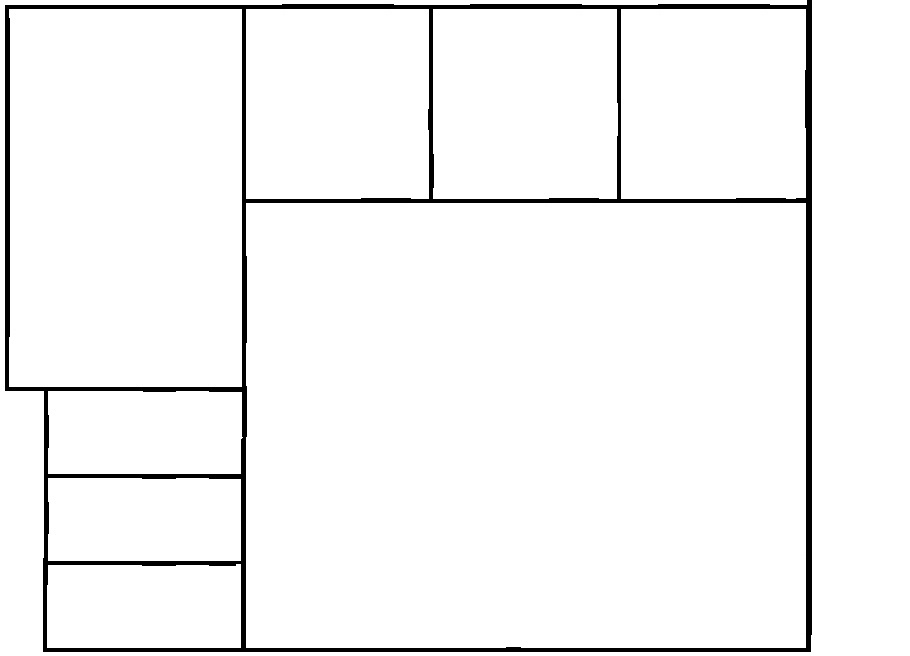
#> input picture images/ex1/rooms.jpg, 910 x 656 px, found by its file name
$ python room_extractor.py
#> lines starting #> are read from the running program, lines starting #| are printed output that depends on the picture; after the words box and inside, x2 and y2 are one past the last pixel; in counts of white or black regions, pixels touching at a corner belong together
"""
This script extracts rooms a floorplan based on a "rooms" image of its enclosed
rooms (see wall_joiner.py). Provide a PATH to store images and prevent files
being overwritten.

The image is first cropped manually to remove the outer borders. The implementation
of this is clumsy and homemade - need to find a proper algorithm at some point!

See https://stackoverflow.com/questions/57777368/how-to-detect-and-extract-rectangles-with-python-opencv
"""
import cv2
from pathlib import Path

PATH = "images/ex3/"

img = cv2.imread(f"{PATH}rooms.jpg", cv2.IMREAD_GRAYSCALE)
#> img is the input picture: shape (656, 910); min 0, max 255, mean 245.2
horizontal_crop = img.copy()
vertical_crop = img.copy()

# delete pixels from left across
for row in horizontal_crop:
    pix = 0
    while True:
        if pix == len(row):
            break
        if row[pix]:
            row[pix] = 0
        else:
            break
        pix += 1

# delete pixels from right across
for row in horizontal_crop:
    pix = len(row) - 1
    while True:
        if pix == len(row):
            break
        if row[pix]:
            row[pix] = 0
        else:
            break
        pix -= 1

# delete pixels from top down
for i in range(len(vertical_crop[0])):
    pix = 0
    while True:
        if pix == len(vertical_crop):
            break
        extra = 1 if i < len(vertical_crop[0]) - 1 else 0
        if vertical_crop[pix][i] and vertical_crop[pix][i + extra]:
            vertical_crop[pix][i] = 0
        else:
            break
        pix += 1
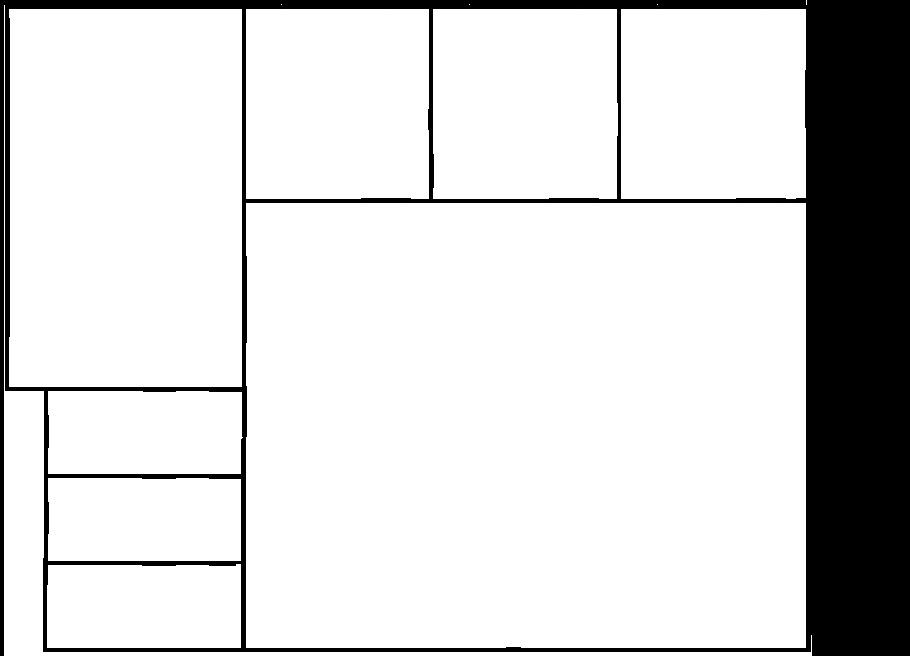
#> vertical_crop: shape (656, 910); 11.82% of pixels changed, all inside (x1, y1, x2, y2) = (0, 0, 910, 656)

# delete pixels from bottom up
for i in range(len(vertical_crop[0])):
    pix = len(vertical_crop) - 1
    while True:
        extra = 1 if i < len(vertical_crop[0]) - 1 else 0
        if vertical_crop[pix][i] and vertical_crop[pix][i + extra]:
            vertical_crop[pix][i] = 0
        else:
            break
        pix -= 1
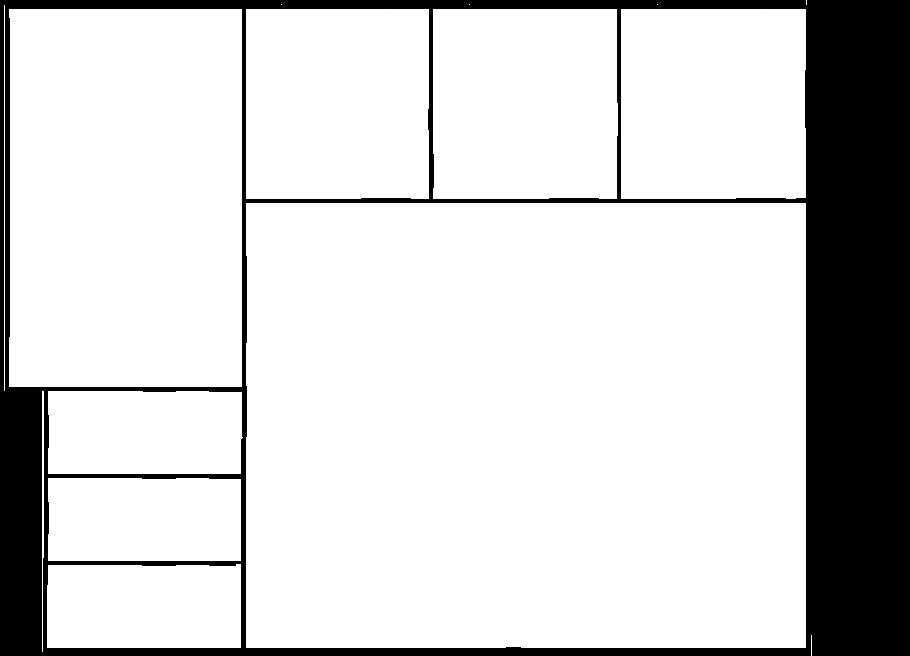
#> vertical_crop: shape (656, 910); 2.2% of pixels changed, all inside (x1, y1, x2, y2) = (4, 390, 811, 656)

cropped = img.copy()

# combine crops - removes white space on edge of image
for row in range(len(img)):
    for pix in range(len(img[0])):
        if not vertical_crop[row][pix] or not horizontal_crop[row][pix]:
            cropped[row][pix] = 0
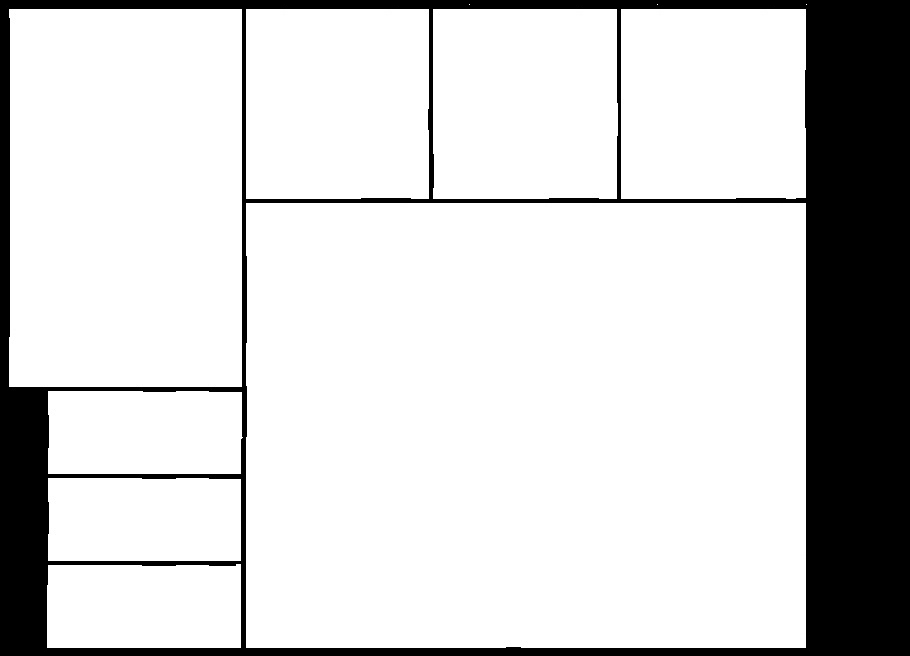
#> cropped: shape (656, 910); 14.17% of pixels changed, all inside (x1, y1, x2, y2) = (0, 0, 910, 656)

cropped = cv2.threshold(cropped, 120, 255, cv2.THRESH_BINARY)[1]
#> cropped: shape (656, 910); 82% white; 1 black region

cv2.imwrite(f"{PATH}6_cropped.jpg", cropped)

# load original for chopping up into rooms
original = cv2.imread(f"{PATH}original.jpg", cv2.IMREAD_GRAYSCALE)
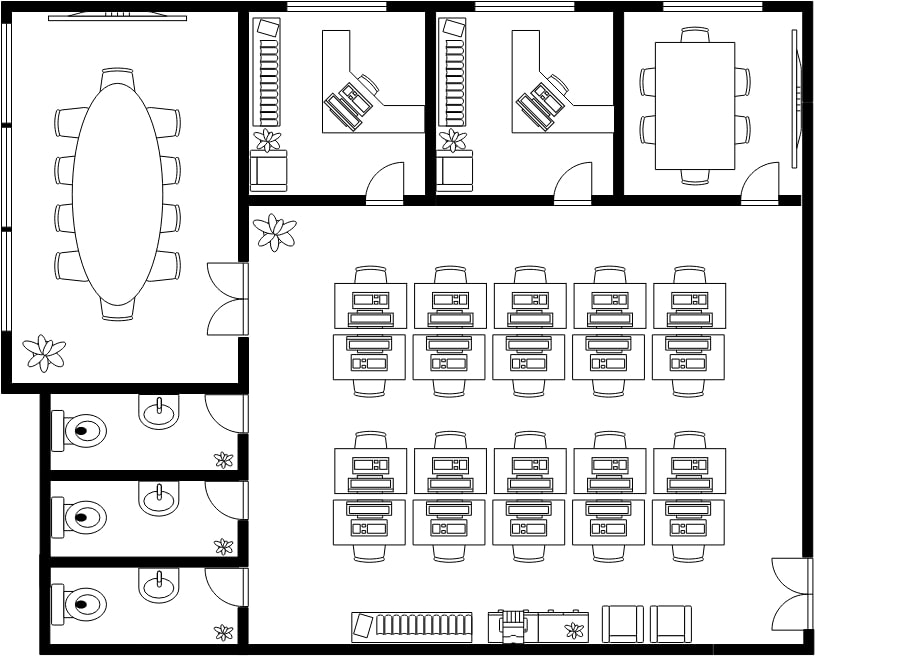
#> input picture images/ex1/original.jpg, 910 x 656 px, found by its file name
#> original is the input picture: shape (656, 910); min 0, max 255, mean 222.6
img = cropped.copy()

# find contours
cnts = cv2.findContours(cropped, cv2.RETR_EXTERNAL, cv2.CHAIN_APPROX_SIMPLE)
#> cnts = 11 contours, 3 with area under 20; largest, box (x1, y1, x2, y2) and area: (246, 203, 806, 648) 248043, (9, 9, 242, 387) 87145, (621, 9, 806, 199) 34658, (433, 9, 618, 199) 34536, (246, 9, 429, 199) 34327, (47, 564, 241, 648) 15750, (48, 391, 243, 474) 15694, (48, 478, 241, 561) 15646
cnts = cnts[0] if len(cnts) == 2 else cnts[1]

# create regions of interest (rooms)
Path(f"{PATH}rooms").mkdir(parents=True, exist_ok=True)
image_number = 0
for c in cnts:
    x, y, w, h = cv2.boundingRect(c)
    if w < 10 or h < 10:
        continue
    cv2.rectangle(cropped, (x, y), (x + w, y + h), (0, 255, 0), 3)
    ROI = original[y : y + h, x : x + w]
    cv2.imwrite(f"{PATH}rooms/ROI_{image_number}.png", ROI)
    image_number += 1
#> this loop made 11 passes
#> (x, y, w, h) on passes 1 to 11: (47, 564, 194, 84), (48, 478, 193, 83), (48, 391, 195, 83), (246, 203, 560, 445), (621, 9, 185, 190), (433, 9, 185, 190), (246, 9, 183, 190), (9, 9, 233, 378), (806, 4, 1, 1), (657, 4, 1, 1), (469, 4, 1, 1)
#> pass 1, `ROI = original[y : y + h, x : x + w]`:
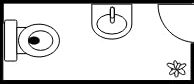
#> ROI: shape (84, 194); min 0, max 255, mean 214
#> pass 3, `ROI = original[y : y + h, x : x + w]`:
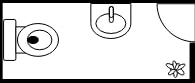
#> ROI: shape (83, 195); min 0, max 255, mean 214.8
#> after the loop:
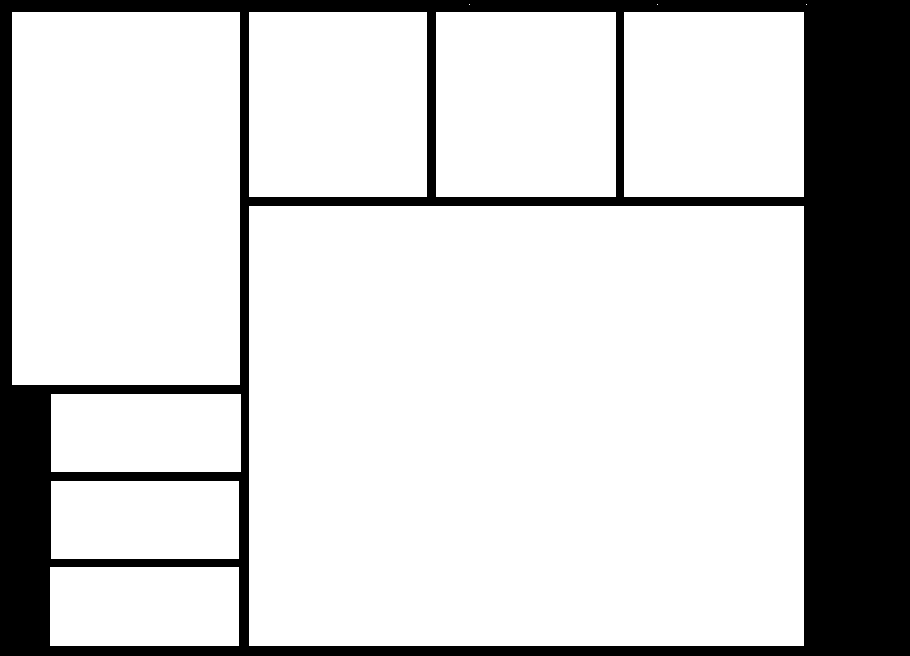
#> cropped: shape (656, 910); 79.3% white; 1 black region, box (x1, y1, x2, y2) and area: (0, 0, 910, 656) 123768
#> after the loop, image_number = 8

cv2.imwrite(f"{PATH}7_final.jpg", cropped)
